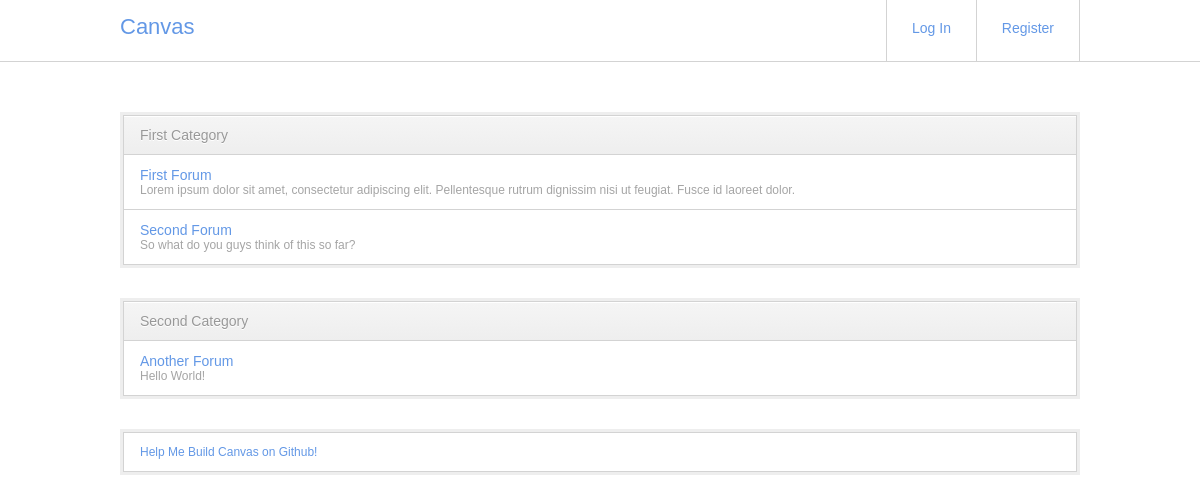
The page / on the database its author committed.
### tables this page shows
CREATE TABLE IF NOT EXISTS `categories` (
  `id` int(11) NOT NULL AUTO_INCREMENT,
  `name` varchar(255) NOT NULL,
  PRIMARY KEY (`id`)
);

CREATE TABLE IF NOT EXISTS `forums` (
  `id` int(11) NOT NULL AUTO_INCREMENT,
  `fid` int(6) NOT NULL,
  `cid` int(11) NOT NULL,
  `name` varchar(255) NOT NULL,
  `description` text NOT NULL,
  PRIMARY KEY (`id`),
  UNIQUE KEY `fid` (`fid`)
);

### canvas/bootstrap.php (called while the page is built, shortened)
<?php
require APP . 'canvas.php';
include Router::getResource();
?>

### wires/boostrap.php (called while the page is built, shortened)
<?php
require APP . 'bootstrap.php';
?>

### index.php (called while the page is built, shortened)
<?php
require SYS . 'boostrap.php';
?>

### wires/config.php (called while the page is built, shortened)
<?php
class Configuration {
	private static $config = array();
	public static function load(){
		if(is_readable(APP . 'config.php')){
			static::$config = include APP . 'config.php';
		}
		else{
		}
	}
	public static function get($key){
		if(array_key_exists($key, static::$config)){
			return static::$config[$key];
		}
		else{
		}
	}
}
?>

### canvas/bases.php (called while the page is built, shortened)
<?php
return array(
	'root' => DS . Configuration::get('dir'),
	'canvas' => DS . Configuration::get('dir') . 'canvas' . DS,
	'theme' => DS . Configuration::get('dir') . 'themes' . DS . Configuration::get('theme') . DS
);
?>

### canvas/canvas.php (called while the page is built, shortened)
<?php
class Canvas {
	private static $bases = null;
	public static function getCategories(){
		return Fetcher::getCategories();
	}
	public static function getBase($type = 'root'){
		if(is_null(static::$bases)){
			static::$bases = require APP . 'bases.php';
		}
		return static::$bases[$type];
	}
	public static function checkUser(){
		return null;
	}
	public static function loggedIn(){
		return false;
	}
}
?>

### canvas/models/fetcher.php (called while the page is built, shortened)
<?php
class Fetcher {
	private static $categories = null;
	public static function getCategories(){
		if(!is_null(static::$categories)){
			return static::$categories;
		}
		else{
			$query = 'SELECT id, name FROM categories ORDER BY id ASC';
			$result = DB::queryObj($query, null);
			$result = $result->fetchAll(PDO::FETCH_CLASS, 'Category');
			static::$categories = $result;
			return is_null($result) ? array() : $result;
		}
	}
}
?>

### wires/database/db.php (called while the page is built, shortened)
<?php
class DB {
	private static $connection = null;
	public static function connect($config){
		try{
			$base = 'mysql:host=' . $config['host'] . ';port=' . $config['port'] . ';dbname=' . $config['name'];
			static::$connection = new PDO($base, $config['user'], $config['pass']);
		}
		catch(Exception $exception){
			Error::log($exception);
		}
	}
	public static function queryObj($query, $param){
		if(static::isConnected()){
			$query = static::$connection->prepare($query);
			if(!is_null($param) && is_array($param)){
				foreach($param as $key => $value){
					$query->bindValue($key, $value);
				}
			}
			$query->execute();
			return $query;
		}
		else{
			return null;
		}
	}
	public static function isConnected(){
		return static::$connection !== null;
	}
}
?>

### canvas/components/category.php (called while the page is built, shortened)
<?php
class Category {
	private $name;
	private $id;
	private $forums = array();
	public function getForums(){
		if(!is_null($this->forums) && count($this->forums)){
			return $this->forums;
		}
		else{
			$result = DB::queryObj('SELECT fid, name, description FROM forums WHERE cid = :cid', array('cid' => $this->id));
			$result = $result->fetchAll(PDO::FETCH_CLASS, 'Forum');
			$this->forums = $result;
			return is_null($result) ? array() : $result;
		}
	}
	public function getName(){
		return $this->name;
	}
}
?>

### canvas/components/forum.php (called while the page is built, shortened)
<?php
class Forum {
	private $name;
	private $fid;
	private $description;
	public function getName(){
		return $this->name;
	}
	public function getID(){
		return $this->fid;
	}
	public function getDescription(){
		return $this->description;
	}
}
?>

### themes/default/index.php (the view, shortened to what this page needs)
<!DOCTYPE html>
<html>
	<head>
		<?php include 'includes/head.php'; ?>
	</head>
	<body>
		<?php include 'includes/header.php'; ?>
		<section id="wrapper">
			<?php foreach(Canvas::getCategories() as $category): ?>
				<section class="wrap">
					<div class="innerwrap">
						<header>
							<h3><?php echo $category->getName(); ?></h3>
						</header>
						<section class="bodywrap">
							<?php foreach($category->getForums() as $forum): ?>
								<article class="row">
									<div>
										<header>
											<a href="<?php echo Canvas::getBase(); ?>forum/<?php echo $forum->getID(); ?>">
												<?php echo $forum->getName(); ?>
											</a>
										</header>
										<p>
											<?php echo $forum->getDescription(); ?>
										</p>
									</div>
								</article>
							<?php endforeach; ?>
						</section>
					</div>
				</section>
			<?php endforeach; ?>
			<section class="wrap">
				<div class="innerwrap">
					<section class="bodywrap">
						<article class="row">
							<a href="https://github.com/canvasforum/Canvas">Help Me Build Canvas on Github!</a>
						</article>
					</section>
				</div>
			</section>
		</section>
	</body>
</html>

### themes/default/includes/head.php (shortened to what this page needs)
<link rel="stylesheet" href="<?php echo Canvas::getBase('theme'); ?>css/font-awesome.min.css">
<link rel="stylesheet" href="<?php echo Canvas::getBase('theme'); ?>css/tipsy.css">
<link href="<?php echo Canvas::getBase('theme'); ?>css/default.css" rel="stylesheet" />

### themes/default/includes/header.php
<header id="head">
	<div>
		<aside>
			<a href="<?php echo Canvas::getBase(); ?>">Canvas</a>
		</aside>
		<nav>
			<?php if(Canvas::loggedIn()): ?>
				<a href="<?php echo Canvas::getBase(); ?>logout">Log Out</a>
			<?php else: ?>
				<a href="<?php echo Canvas::getBase(); ?>login">Log In</a>
				<a href="<?php echo Canvas::getBase(); ?>register">Register</a>
			<?php endif; ?>
		</nav>
	</div>
</header>

### themes/default/css/default.css (style rules this page uses)
* { padding: 0px; margin: 0px; outline: none; word-wrap: break-word; }
html, body { font-family: 'FreightSans Pro', Helvetica, Arial; font-size: 12px; webkit-font-smoothing: antialiased; }
a { color: #6398e6; text-decoration: none; }
#wrapper { max-width: 960px; margin: 50px auto; }
.wrap { background: #eee; padding: 3px; }
.innerwrap { border: 1px solid #d3d3d3; }
h3 { font-size: 14px; }
h1, h2, h3 { font-weight: 400; line-height: 1em; }
.innerwrap > header { background: #f5f5f5; background: -moz-linear-gradient(top, #f5f5f5 0%, #eeeeee 100%); background: -webkit-gradient(linear, left top, left bottom, color-stop(0%,#f5f5f5), color-stop(100%,#eeeeee)); background: -webkit-linear-gradient(top, #f5f5f5 0%,#eeeeee 100%); background: -o-linear-gradient(top, #f5f5f5 0%,#eeeeee 100%); background: -ms-linear-gradient(top, #f5f5f5 0%,#eeeeee 100%); background: linear-gradient(to bottom, #f5f5f5 0%,#eeeeee 100%); text-shadow: 0px 1px 0px #fff; box-shadow: 0px 1px 0px #fff inset; overflow: hidden; }
header h3 { color: #989898; margin: 0px; display: inline-block; float: left; padding: 12px 16px; }
.wrap + .wrap { margin-top: 30px; }
header + .bodywrap .row, .row + .row, .postinfo + .bodywrap .row { border-top: 1px solid #d3d3d3; }
.row { padding: 12px 16px; background: #fff; }
.row header a { font-size: 14px; }
.row p, .row span, form label { color: #a5a5a5; }
#head { border-bottom: 1px solid #d3d3d3; overflow: auto; font-size: 14px; margin-bottom: 50px; }
#head aside { float: left; position: relative; top: 14px; font-size: 22px; }
#head nav { float: right; }
#head div { width: 960px; margin: 0px auto; }
#head nav { border-right: 1px solid #d3d3d3; }
#head nav a { border-left: 1px solid #d3d3d3; display: inline-block; padding: 20px 25px 25px; }
#head nav a + a { margin-left: -4px; }

### rows shown on the page
categories: name "First Category"
forums: name "First Forum", description "Lorem ipsum dolor sit amet, consectetur adipiscing elit. Pellentesque rutrum dignissim nisi ut feugiat. Fusce id laoreet dolor."
forums: name "Second Forum", description "So what do you guys think of this so far?"
categories: name "Second Category"
forums: name "Another Forum", description "Hello World!"
